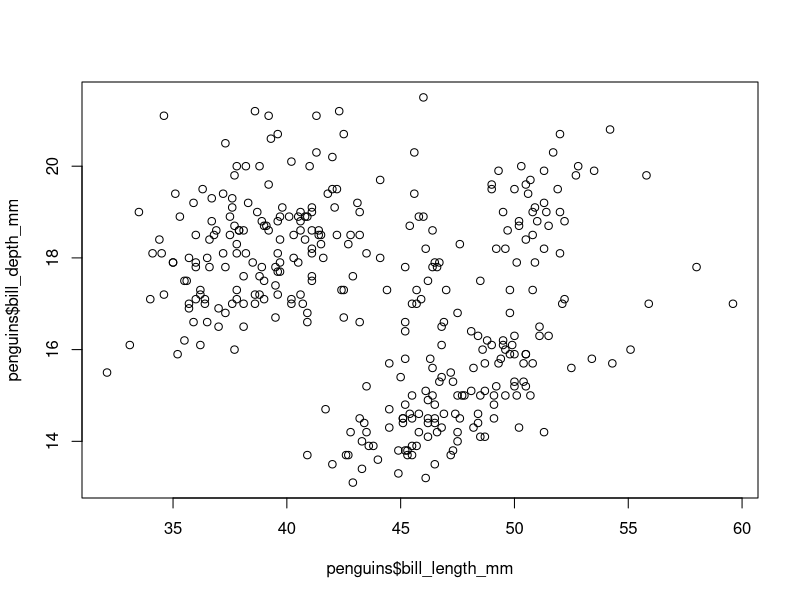
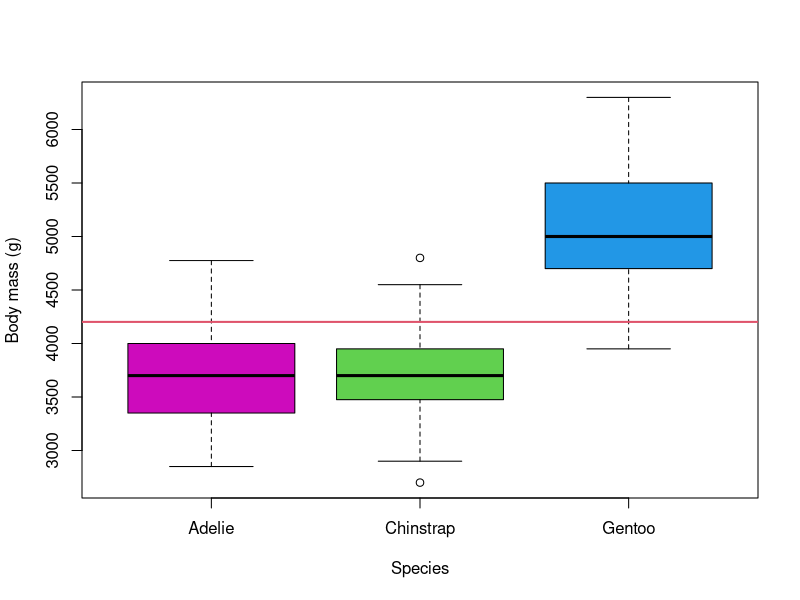
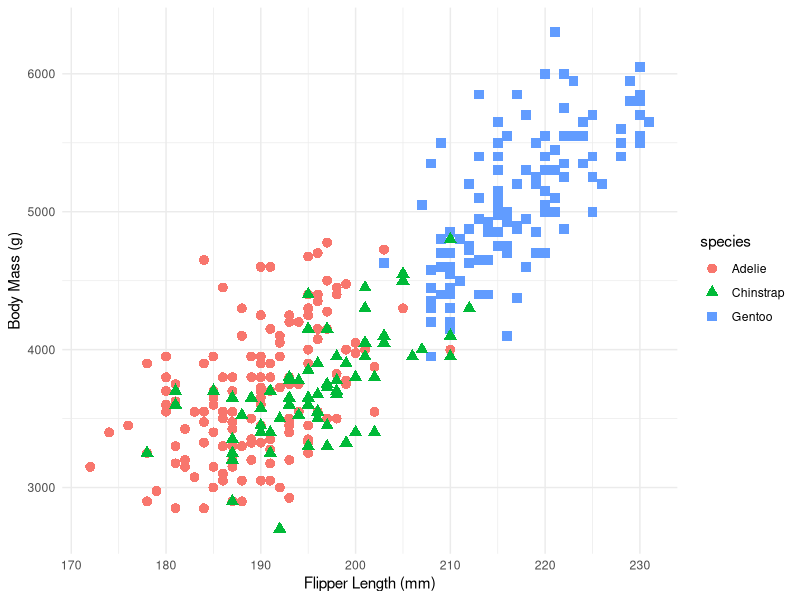
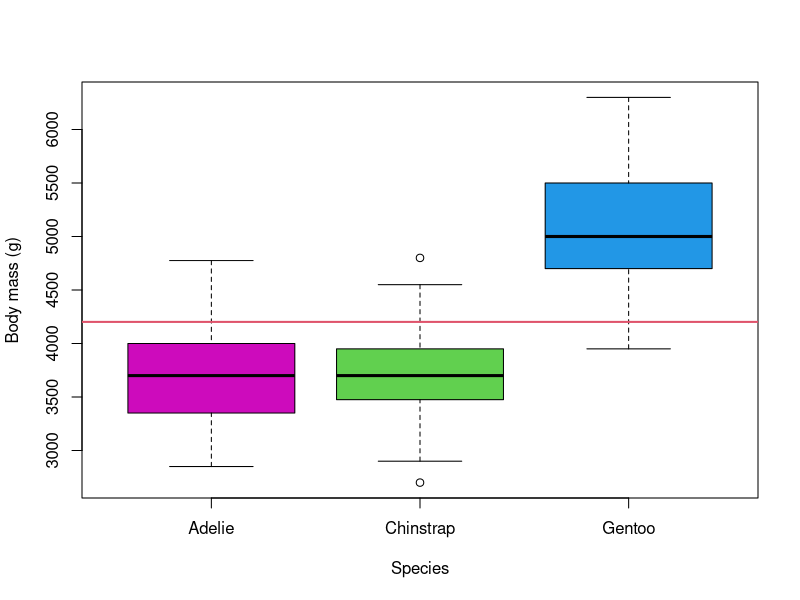
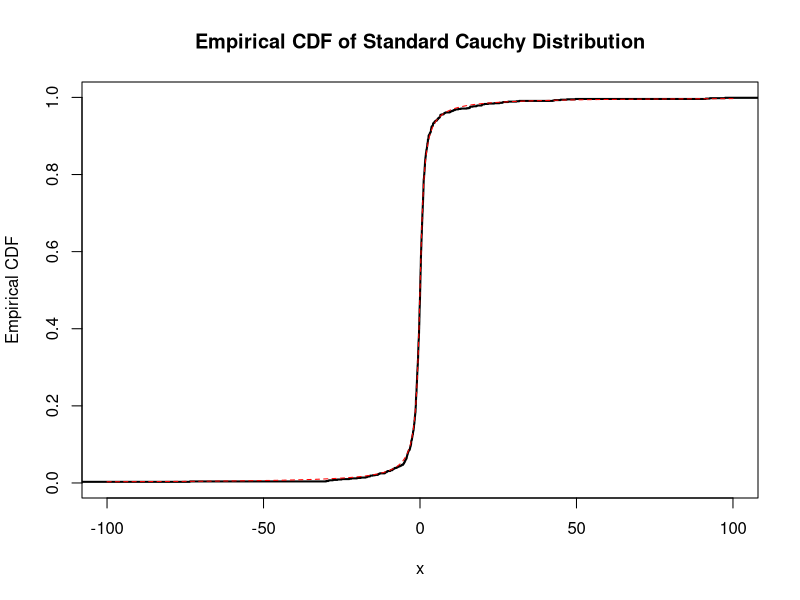

These figures' R source, in order:
## ---- chunk 1
knitr::opts_chunk$set(
  collapse = TRUE,
  comment = "#>"
)
include_solutions <- TRUE
## ---- chunk 2
require(rmarkdown)
require(knitr)
require(kableExtra)
require(dplyr)
require(palmerpenguins)
require(ggplot2)
# Put any library imports and other preamble here.
## ---- chunk 3
#| echo: false
plot(x = penguins$bill_length_mm, 
     y = penguins$bill_depth_mm)
## ---- chunk 4
#| results: hold
mean(penguins$body_mass_g, na.rm = TRUE)
median(penguins$body_mass_g, na.rm = TRUE)
## ---- chunk 5
#| label: tbl-species-counts
#| tbl-cap: "Penguin species counts"
#| warning: false

species_counts <- table(penguins$species)
knitr::kable(species_counts, col.names = c("Species", "Count"))
## ---- chunk 6
#| label: fig-box-plot
#| echo: false

plot(x = penguins$species, 
     y = penguins$body_mass_g, 
     ylab = "Body mass (g)", 
     xlab = "Species",
     col = c(6,3,4))
abline(h = mean(penguins$body_mass_g, na.rm = TRUE), col = 2, lwd = 2)
## ---- chunk 7
#| echo: false
penguins <- palmerpenguins::penguins

# Add a column marking rows with missing values
penguins$has_missing <- apply(is.na(penguins), 1, any)


penguin_summary <- penguins %>%
  group_by(species) %>%
  summarise(
    avg_bill_length = mean(bill_length_mm, na.rm = TRUE),
    avg_flipper_length = mean(flipper_length_mm, na.rm = TRUE)
  )
## ---- chunk 8
#| label: fig-penguins
#| echo: false
#| warning: false
#| fig-cap: "Penguin body measurements"
#| layout-ncol: 2
#| fig-subcap: ["Flipper length vs. body mass", "Body mass by species"]

# --- First plot (ggplot) ---
ggplot(penguins, aes(x = flipper_length_mm, 
                     y = body_mass_g, 
                     color = species, 
                     shape = species)) +
  geom_point(size = 3) +
  labs(
    x = "Flipper Length (mm)",
    y = "Body Mass (g)"
  ) +
  theme_minimal()

# --- Second plot (base R) ---
plot(x = penguins$species, 
     y = penguins$body_mass_g, 
     ylab = "Body mass (g)", 
     xlab = "Species",
     col = c(6,3,4))
abline(h = mean(penguins$body_mass_g, na.rm = TRUE), col = 2, lwd = 2)
## ---- chunk 9

### Question 1a

generate_cauchy_samples <- function(n) {
  # Generate 'n' uniform random numbers between 0 and 1
  u <- runif(n)
  
  # Apply the inverse CDF formula to get Cauchy samples
  samples <- tan(pi * (u - 0.5))  
  return(samples)
}

num_samples = 1000

# Generate samples from the standard Cauchy distribution
cauchy_samples <- generate_cauchy_samples(num_samples)

## ---- chunk 10

### Question 1b

# Sort the samples in ascending order
sorted_samples <- sort(cauchy_samples)

# Calculate the cumulative probabilities for each sample
cumulative_probs <- (1:num_samples) / num_samples

x_values <- seq(-100, 100,  length.out = 1000)
cdf_values <- pcauchy(x_values)

# Plot the empirical CDF
plot(sorted_samples, 
     cumulative_probs, 
     type = "s", 
     xlab = "x", 
     ylab = "Empirical CDF", 
     main = "Empirical CDF of Standard Cauchy Distribution", 
     lwd = 2, lty = 1, xlim = c(-100,100))
lines(x_values, cdf_values, type = "l", 
      xlab = "x", ylab = "CDF", main = "CDF of Standard Cauchy Distribution", 
      col = 'red', lty = 2)
## ---- chunk 11

### Question 1c

calculate_ecdf <- function(x) {
    return(sum(sorted_samples <= x)/num_samples)
}

df <- data.frame(x = c(0.5, 1.0, 10.0), 
                ecdf = c(calculate_ecdf(0.5), 
                         calculate_ecdf(1.0), 
                         calculate_ecdf(10.0))
                )
kbl(df,
    caption = 'Empirical CDF', 
    label = 'ecdf',
    digits = 2) %>%
  kable_styling(
    bootstrap_options = c("striped", "hover", "condensed"),
    font_size = 12)
